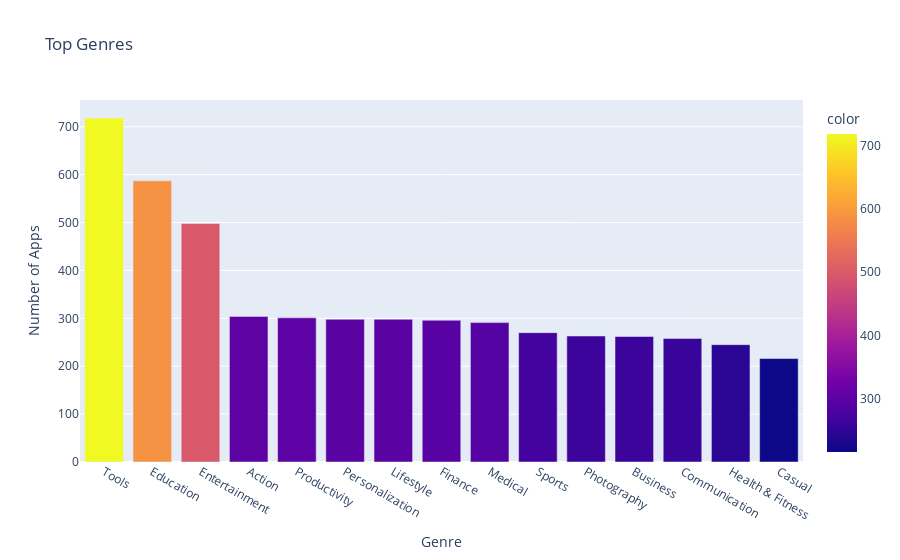

Here is the notebook cell this chart was saved with:
### Markdown cell above
**Challenge**: Can you create this chart with the Series containing the genre data? 

<img src=https://imgur.com/DbcoQli.png width=400>

Try experimenting with the built in colour scales in Plotly. You can find a full list [here](https://plotly.com/python/builtin-colorscales/). 

* Find a way to set the colour scale using the color_continuous_scale parameter. 
* Find a way to make the color axis disappear by using coloraxis_showscale.

### Code cell
genre_chart=px.bar(x=num_gen.index[:15],y=num_gen.values[:15],color=num_gen.values[:15],title="Top Genres")
genre_chart.update_layout(xaxis_title="Genre",yaxis_title="Number of Apps",yaxis=dict(
    tickvals=list(range(0,801,100))
))
genre_chart.show()

### Figure 1 — Plotly figure (JSON) as saved in the notebook; plotly's stock layout.template omitted (floating-point values rounded to 4 significant figures)
{"data": [{"alignmentgroup": "True", "hovertemplate": "x=%{x}<br>y=%{y}<br>color=%{marker.color}<extra></extra>", "legendgroup": "", "marker": {"color": [718, 587, 498, 304, 301, 298, 298, 296, 291, 270, 263, 262, 258, 245, 216], "coloraxis": "coloraxis", "pattern": {"shape": ""}}, "name": "", "offsetgroup": "", "orientation": "v", "showlegend": false, "textposition": "auto", "type": "bar", "x": ["Tools", "Education", "Entertainment", "Action", "Productivity", "Personalization", "Lifestyle", "Finance", "Medical", "Sports", "Photography", "Business", "Communication", "Health & Fitness", "Casual"], "xaxis": "x", "y": [718, 587, 498, 304, 301, 298, 298, 296, 291, 270, 263, 262, 258, 245, 216], "yaxis": "y"}], "layout": {"barmode": "relative", "coloraxis": {"colorbar": {"title": {"text": "color"}}, "colorscale": [[0, "#0d0887"], [0.1111, "#46039f"], [0.2222, "#7201a8"], [0.3333, "#9c179e"], [0.4444, "#bd3786"], [0.5556, "#d8576b"], [0.6667, "#ed7953"], [0.7778, "#fb9f3a"], [0.8889, "#fdca26"], [1, "#f0f921"]]}, "legend": {"tracegroupgap": 0}, "title": {"text": "Top Genres"}, "xaxis": {"anchor": "y", "domain": [0, 1], "title": {"text": "Genre"}}, "yaxis": {"anchor": "x", "domain": [0, 1], "tickvals": [0, 100, 200, 300, 400, 500, 600, 700, 800], "title": {"text": "Number of Apps"}}}}
